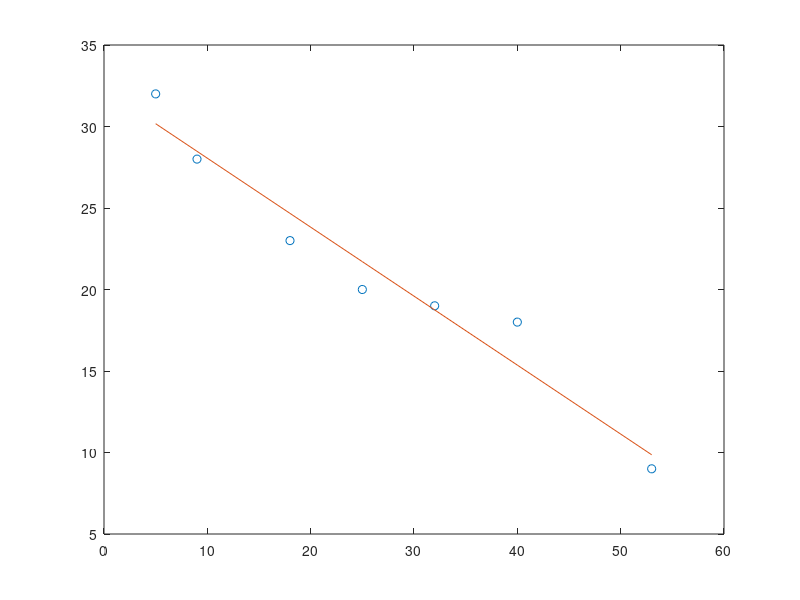

This figure's MATLAB source:
% linear regression
x = [5 9 18 25 32 40 53];
y = [32 28 23 20 19 18 9];
plot(x,y, 'o');
P = polyfit(x,y,1)

r= corr(x,y)

hold on;
y_hat = polyval(P,x);

plot(x, y_hat)

